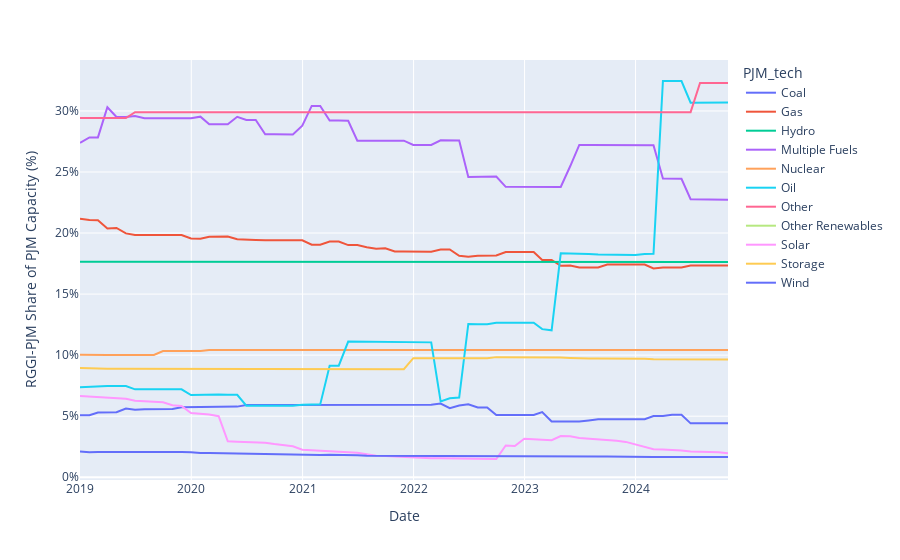

The notebook cell this image was saved under:
### Code cell
fig= px.line(compare,labels={'value':'RGGI-PJM Share of PJM Capacity (%)'})
fig.update_layout(yaxis_tickformat='.0%')
